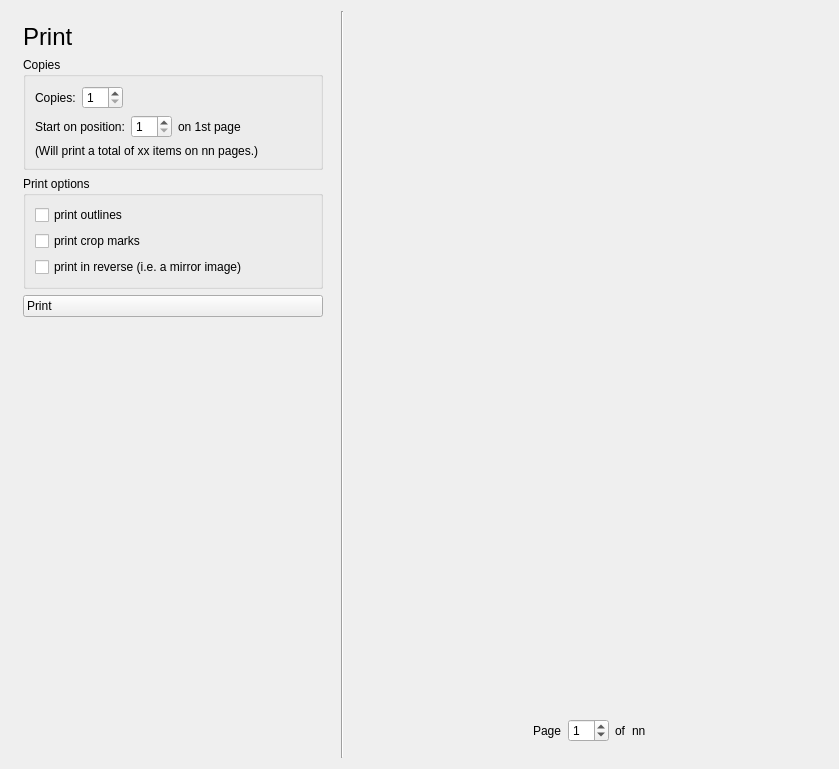
<?xml version="1.0" encoding="UTF-8"?>
<ui version="4.0">
 <class>PrintView</class>
 <widget class="QWidget" name="PrintView">
  <property name="geometry">
   <rect>
    <x>0</x>
    <y>0</y>
    <width>839</width>
    <height>769</height>
   </rect>
  </property>
  <property name="sizePolicy">
   <sizepolicy hsizetype="Expanding" vsizetype="Expanding">
    <horstretch>0</horstretch>
    <verstretch>0</verstretch>
   </sizepolicy>
  </property>
  <property name="windowTitle">
   <string>Form</string>
  </property>
  <layout class="QGridLayout" name="gridLayout">
   <item row="0" column="2">
    <layout class="QVBoxLayout" name="verticalLayout_3">
     <property name="sizeConstraint">
      <enum>QLayout::SetDefaultConstraint</enum>
     </property>
     <item>
      <widget class="glabels::Preview" name="preview" native="true">
       <property name="sizePolicy">
        <sizepolicy hsizetype="Expanding" vsizetype="Expanding">
         <horstretch>0</horstretch>
         <verstretch>0</verstretch>
        </sizepolicy>
       </property>
       <property name="minimumSize">
        <size>
         <width>400</width>
         <height>520</height>
        </size>
       </property>
      </widget>
     </item>
     <item>
      <layout class="QHBoxLayout" name="horizontalLayout_6">
       <property name="bottomMargin">
        <number>16</number>
       </property>
       <item>
        <spacer name="horizontalSpacer_8">
         <property name="orientation">
          <enum>Qt::Horizontal</enum>
         </property>
         <property name="sizeHint" stdset="0">
          <size>
           <width>40</width>
           <height>20</height>
          </size>
         </property>
        </spacer>
       </item>
       <item>
        <widget class="QLabel" name="label_5">
         <property name="text">
          <string>Page</string>
         </property>
        </widget>
       </item>
       <item>
        <widget class="QSpinBox" name="pageSpin">
         <property name="value">
          <number>1</number>
         </property>
        </widget>
       </item>
       <item>
        <widget class="QLabel" name="label_6">
         <property name="text">
          <string>of</string>
         </property>
        </widget>
       </item>
       <item>
        <widget class="QLabel" name="nPagesLabel">
         <property name="text">
          <string>nn</string>
         </property>
        </widget>
       </item>
       <item>
        <spacer name="horizontalSpacer_9">
         <property name="orientation">
          <enum>Qt::Horizontal</enum>
         </property>
         <property name="sizeHint" stdset="0">
          <size>
           <width>40</width>
           <height>20</height>
          </size>
         </property>
        </spacer>
       </item>
      </layout>
     </item>
    </layout>
   </item>
   <item row="0" column="0">
    <layout class="QVBoxLayout" name="verticalLayout_2">
     <property name="sizeConstraint">
      <enum>QLayout::SetDefaultConstraint</enum>
     </property>
     <property name="margin">
      <number>12</number>
     </property>
     <item>
      <widget class="QLabel" name="titleLabel">
       <property name="text">
        <string notr="true">&lt;span style=&quot; font-size:18pt;&quot;&gt;Print&lt;/span&gt;</string>
       </property>
      </widget>
     </item>
     <item>
      <widget class="QGroupBox" name="copiesBox">
       <property name="sizePolicy">
        <sizepolicy hsizetype="Fixed" vsizetype="Preferred">
         <horstretch>0</horstretch>
         <verstretch>0</verstretch>
        </sizepolicy>
       </property>
       <property name="minimumSize">
        <size>
         <width>300</width>
         <height>0</height>
        </size>
       </property>
       <property name="maximumSize">
        <size>
         <width>350</width>
         <height>16777215</height>
        </size>
       </property>
       <property name="title">
        <string>Copies</string>
       </property>
       <layout class="QGridLayout" name="gridLayout_3">
        <item row="1" column="0">
         <layout class="QHBoxLayout" name="horizontalLayout_5">
          <item>
           <widget class="QLabel" name="label_4">
            <property name="text">
             <string>Copies:</string>
            </property>
           </widget>
          </item>
          <item>
           <widget class="QSpinBox" name="copiesSpin">
            <property name="minimum">
             <number>1</number>
            </property>
            <property name="maximum">
             <number>96</number>
            </property>
           </widget>
          </item>
          <item>
           <spacer name="horizontalSpacer_5">
            <property name="orientation">
             <enum>Qt::Horizontal</enum>
            </property>
            <property name="sizeType">
             <enum>QSizePolicy::MinimumExpanding</enum>
            </property>
            <property name="sizeHint" stdset="0">
             <size>
              <width>40</width>
              <height>20</height>
             </size>
            </property>
           </spacer>
          </item>
         </layout>
        </item>
        <item row="3" column="0">
         <widget class="QLabel" name="copiesDescriptionLabel">
          <property name="text">
           <string notr="true">(Will print a total of xx items on nn pages.)</string>
          </property>
         </widget>
        </item>
        <item row="2" column="0">
         <layout class="QHBoxLayout" name="horizontalLayout_4">
          <item>
           <widget class="QLabel" name="label_2">
            <property name="text">
             <string>Start on position:</string>
            </property>
           </widget>
          </item>
          <item>
           <widget class="QSpinBox" name="copiesStartSpin">
            <property name="minimum">
             <number>1</number>
            </property>
           </widget>
          </item>
          <item>
           <widget class="QLabel" name="label_3">
            <property name="text">
             <string>on 1st page</string>
            </property>
           </widget>
          </item>
          <item>
           <spacer name="horizontalSpacer_4">
            <property name="orientation">
             <enum>Qt::Horizontal</enum>
            </property>
            <property name="sizeType">
             <enum>QSizePolicy::MinimumExpanding</enum>
            </property>
            <property name="sizeHint" stdset="0">
             <size>
              <width>40</width>
              <height>20</height>
             </size>
            </property>
           </spacer>
          </item>
         </layout>
        </item>
       </layout>
      </widget>
     </item>
     <item>
      <widget class="QGroupBox" name="groupBox_4">
       <property name="sizePolicy">
        <sizepolicy hsizetype="Fixed" vsizetype="Preferred">
         <horstretch>0</horstretch>
         <verstretch>0</verstretch>
        </sizepolicy>
       </property>
       <property name="minimumSize">
        <size>
         <width>300</width>
         <height>0</height>
        </size>
       </property>
       <property name="maximumSize">
        <size>
         <width>350</width>
         <height>16777215</height>
        </size>
       </property>
       <property name="title">
        <string>Print options</string>
       </property>
       <layout class="QGridLayout" name="gridLayout_4">
        <item row="0" column="0">
         <layout class="QVBoxLayout" name="verticalLayout">
          <item>
           <widget class="QCheckBox" name="printOutlinesCheck">
            <property name="text">
             <string>print outlines</string>
            </property>
           </widget>
          </item>
          <item>
           <widget class="QCheckBox" name="printCropMarksCheck">
            <property name="text">
             <string>print crop marks</string>
            </property>
           </widget>
          </item>
          <item>
           <widget class="QCheckBox" name="printReverseCheck">
            <property name="text">
             <string>print in reverse (i.e. a mirror image)</string>
            </property>
           </widget>
          </item>
         </layout>
        </item>
       </layout>
      </widget>
     </item>
     <item>
      <widget class="QPushButton" name="printButton">
       <property name="styleSheet">
        <string notr="true">text-align:left; padding:3px;</string>
       </property>
       <property name="text">
        <string>Print</string>
       </property>
       <property name="icon">
        <iconset resource="../icons.qrc">
         <normaloff>:/icons/32x32/actions/print.svg</normaloff>:/icons/32x32/actions/print.svg</iconset>
       </property>
       <property name="iconSize">
        <size>
         <width>32</width>
         <height>32</height>
        </size>
       </property>
      </widget>
     </item>
     <item>
      <spacer name="verticalSpacer">
       <property name="orientation">
        <enum>Qt::Vertical</enum>
       </property>
       <property name="sizeHint" stdset="0">
        <size>
         <width>20</width>
         <height>40</height>
        </size>
       </property>
      </spacer>
     </item>
    </layout>
   </item>
   <item row="0" column="1">
    <widget class="Line" name="line">
     <property name="orientation">
      <enum>Qt::Vertical</enum>
     </property>
    </widget>
   </item>
  </layout>
 </widget>
 <customwidgets>
  <customwidget>
   <class>glabels::Preview</class>
   <extends>QWidget</extends>
   <header>Preview.h</header>
   <container>1</container>
  </customwidget>
 </customwidgets>
 <resources>
  <include location="../icons.qrc"/>
 </resources>
 <connections>
  <connection>
   <sender>copiesStartSpin</sender>
   <signal>valueChanged(int)</signal>
   <receiver>PrintView</receiver>
   <slot>onFormChanged()</slot>
   <hints>
    <hint type="sourcelabel">
     <x>221</x>
     <y>124</y>
    </hint>
    <hint type="destinationlabel">
     <x>4</x>
     <y>309</y>
    </hint>
   </hints>
  </connection>
  <connection>
   <sender>copiesSpin</sender>
   <signal>valueChanged(int)</signal>
   <receiver>PrintView</receiver>
   <slot>onFormChanged()</slot>
   <hints>
    <hint type="sourcelabel">
     <x>161</x>
     <y>84</y>
    </hint>
    <hint type="destinationlabel">
     <x>2</x>
     <y>341</y>
    </hint>
   </hints>
  </connection>
  <connection>
   <sender>printOutlinesCheck</sender>
   <signal>toggled(bool)</signal>
   <receiver>PrintView</receiver>
   <slot>onFormChanged()</slot>
   <hints>
    <hint type="sourcelabel">
     <x>114</x>
     <y>220</y>
    </hint>
    <hint type="destinationlabel">
     <x>2</x>
     <y>409</y>
    </hint>
   </hints>
  </connection>
  <connection>
   <sender>printCropMarksCheck</sender>
   <signal>toggled(bool)</signal>
   <receiver>PrintView</receiver>
   <slot>onFormChanged()</slot>
   <hints>
    <hint type="sourcelabel">
     <x>84</x>
     <y>248</y>
    </hint>
    <hint type="destinationlabel">
     <x>6</x>
     <y>445</y>
    </hint>
   </hints>
  </connection>
  <connection>
   <sender>printReverseCheck</sender>
   <signal>toggled(bool)</signal>
   <receiver>PrintView</receiver>
   <slot>onFormChanged()</slot>
   <hints>
    <hint type="sourcelabel">
     <x>88</x>
     <y>276</y>
    </hint>
    <hint type="destinationlabel">
     <x>6</x>
     <y>485</y>
    </hint>
   </hints>
  </connection>
  <connection>
   <sender>pageSpin</sender>
   <signal>valueChanged(int)</signal>
   <receiver>PrintView</receiver>
   <slot>onFormChanged()</slot>
   <hints>
    <hint type="sourcelabel">
     <x>645</x>
     <y>745</y>
    </hint>
    <hint type="destinationlabel">
     <x>1</x>
     <y>532</y>
    </hint>
   </hints>
  </connection>
  <connection>
   <sender>printButton</sender>
   <signal>clicked()</signal>
   <receiver>PrintView</receiver>
   <slot>onPrintButtonClicked()</slot>
   <hints>
    <hint type="sourcelabel">
     <x>249</x>
     <y>325</y>
    </hint>
    <hint type="destinationlabel">
     <x>5</x>
     <y>277</y>
    </hint>
   </hints>
  </connection>
 </connections>
 <slots>
  <slot>onPrintButtonClicked()</slot>
  <slot>onFormChanged()</slot>
  <slot>onPrinterPropertiesButtonClicked()</slot>
 </slots>
</ui>
